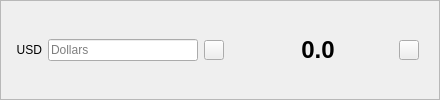
               <widget class="QFrame" name="convertCurrencyFrame">
                <property name="sizePolicy">
                 <sizepolicy hsizetype="Expanding" vsizetype="Preferred">
                  <horstretch>0</horstretch>
                  <verstretch>0</verstretch>
                 </sizepolicy>
                </property>
                <property name="minimumSize">
                 <size>
                  <width>0</width>
                  <height>0</height>
                 </size>
                </property>
                <property name="toolTip">
                 <string>This is a currency convertor tool. It will give you an idea of the value of your PAC to usd. It could not be the exact value.</string>
                </property>
                <property name="frameShape">
                 <enum>QFrame::StyledPanel</enum>
                </property>
                <property name="frameShadow">
                 <enum>QFrame::Raised</enum>
                </property>
                <property name="class" stdset="0">
                 <string>containerSmall</string>
                </property>
                <layout class="QHBoxLayout" name="horizontalLayout_10">
                 <property name="leftMargin">
                  <number>0</number>
                 </property>
                 <property name="rightMargin">
                  <number>5</number>
                 </property>
                 <item>
                  <spacer name="horizontalSpacer_10">
                   <property name="orientation">
                    <enum>Qt::Horizontal</enum>
                   </property>
                   <property name="sizeType">
                    <enum>QSizePolicy::Fixed</enum>
                   </property>
                   <property name="sizeHint" stdset="0">
                    <size>
                     <width>15</width>
                     <height>20</height>
                    </size>
                   </property>
                  </spacer>
                 </item>
                 <item>
                  <widget class="QLabel" name="CurrencyToConvert">
                   <property name="sizePolicy">
                    <sizepolicy hsizetype="Expanding" vsizetype="Preferred">
                     <horstretch>0</horstretch>
                     <verstretch>0</verstretch>
                    </sizepolicy>
                   </property>
                   <property name="text">
                    <string>USD</string>
                   </property>
                   <property name="alignment">
                    <set>Qt::AlignRight|Qt::AlignTrailing|Qt::AlignVCenter</set>
                   </property>
                  </widget>
                 </item>
                 <item>
                  <widget class="QLineEdit" name="lineConvertCurrency">
                   <property name="sizePolicy">
                    <sizepolicy hsizetype="Fixed" vsizetype="Fixed">
                     <horstretch>0</horstretch>
                     <verstretch>0</verstretch>
                    </sizepolicy>
                   </property>
                   <property name="minimumSize">
                    <size>
                     <width>150</width>
                     <height>0</height>
                    </size>
                   </property>
                   <property name="maximumSize">
                    <size>
                     <width>150</width>
                     <height>16777215</height>
                    </size>
                   </property>
                   <property name="placeholderText">
                    <string>Dollars</string>
                   </property>
                   <property name="class" stdset="0">
                    <string>LineEditSmall</string>
                   </property>
                  </widget>
                 </item>
                 <item>
                  <widget class="QPushButton" name="btnInvertCurrency">
                   <property name="sizePolicy">
                    <sizepolicy hsizetype="Expanding" vsizetype="Fixed">
                     <horstretch>0</horstretch>
                     <verstretch>0</verstretch>
                    </sizepolicy>
                   </property>
                   <property name="minimumSize">
                    <size>
                     <width>13</width>
                     <height>20</height>
                    </size>
                   </property>
                   <property name="maximumSize">
                    <size>
                     <width>20</width>
                     <height>20</height>
                    </size>
                   </property>
                   <property name="styleSheet">
                    <string notr="true">border-image: url(:/icons/drkblue/tx_inout);</string>
                   </property>
                   <property name="text">
                    <string/>
                   </property>
                   <property name="iconSize">
                    <size>
                     <width>16</width>
                     <height>16</height>
                    </size>
                   </property>
                   <property name="class" stdset="0">
                    <string>QuickButton</string>
                   </property>
                  </widget>
                 </item>
                 <item>
                  <widget class="QLabel" name="iconLabelConvertedCurrency">
                   <property name="sizePolicy">
                    <sizepolicy hsizetype="Expanding" vsizetype="Preferred">
                     <horstretch>0</horstretch>
                     <verstretch>0</verstretch>
                    </sizepolicy>
                   </property>
                   <property name="minimumSize">
                    <size>
                     <width>0</width>
                     <height>0</height>
                    </size>
                   </property>
                   <property name="maximumSize">
                    <size>
                     <width>20</width>
                     <height>20</height>
                    </size>
                   </property>
                   <property name="frameShape">
                    <enum>QFrame::NoFrame</enum>
                   </property>
                   <property name="text">
                    <string/>
                   </property>
                   <property name="pixmap">
                    <pixmap resource="../dash.qrc">:/icons/bitcoin-32</pixmap>
                   </property>
                   <property name="scaledContents">
                    <bool>true</bool>
                   </property>
                   <property name="alignment">
                    <set>Qt::AlignRight|Qt::AlignTrailing|Qt::AlignVCenter</set>
                   </property>
                  </widget>
                 </item>
                 <item>
                  <widget class="QLabel" name="labelConvertion">
                   <property name="sizePolicy">
                    <sizepolicy hsizetype="Fixed" vsizetype="Preferred">
                     <horstretch>0</horstretch>
                     <verstretch>0</verstretch>
                    </sizepolicy>
                   </property>
                   <property name="minimumSize">
                    <size>
                     <width>150</width>
                     <height>0</height>
                    </size>
                   </property>
                   <property name="maximumSize">
                    <size>
                     <width>150</width>
                     <height>16777215</height>
                    </size>
                   </property>
                   <property name="font">
                    <font>
                     <pointsize>18</pointsize>
                     <weight>75</weight>
                     <bold>true</bold>
                    </font>
                   </property>
                   <property name="text">
                    <string>0.0</string>
                   </property>
                   <property name="alignment">
                    <set>Qt::AlignCenter</set>
                   </property>
                   <property name="textInteractionFlags">
                    <set>Qt::LinksAccessibleByMouse|Qt::TextSelectableByMouse</set>
                   </property>
                  </widget>
                 </item>
                 <item>
                  <widget class="QPushButton" name="copyPacs">
                   <property name="sizePolicy">
                    <sizepolicy hsizetype="Expanding" vsizetype="Fixed">
                     <horstretch>0</horstretch>
                     <verstretch>0</verstretch>
                    </sizepolicy>
                   </property>
                   <property name="maximumSize">
                    <size>
                     <width>20</width>
                     <height>20</height>
                    </size>
                   </property>
                   <property name="toolTip">
                    <string>Copy PACs</string>
                   </property>
                   <property name="styleSheet">
                    <string notr="true">border-image: url(:/icons/drkblue/editcopy);</string>
                   </property>
                   <property name="text">
                    <string/>
                   </property>
                   <property name="class" stdset="0">
                    <string>QuickButton</string>
                   </property>
                  </widget>
                 </item>
                 <item>
                  <spacer name="horizontalSpacer_11">
                   <property name="orientation">
                    <enum>Qt::Horizontal</enum>
                   </property>
                   <property name="sizeType">
                    <enum>QSizePolicy::Fixed</enum>
                   </property>
                   <property name="sizeHint" stdset="0">
                    <size>
                     <width>15</width>
                     <height>20</height>
                    </size>
                   </property>
                  </spacer>
                 </item>
                </layout>
               </widget>
